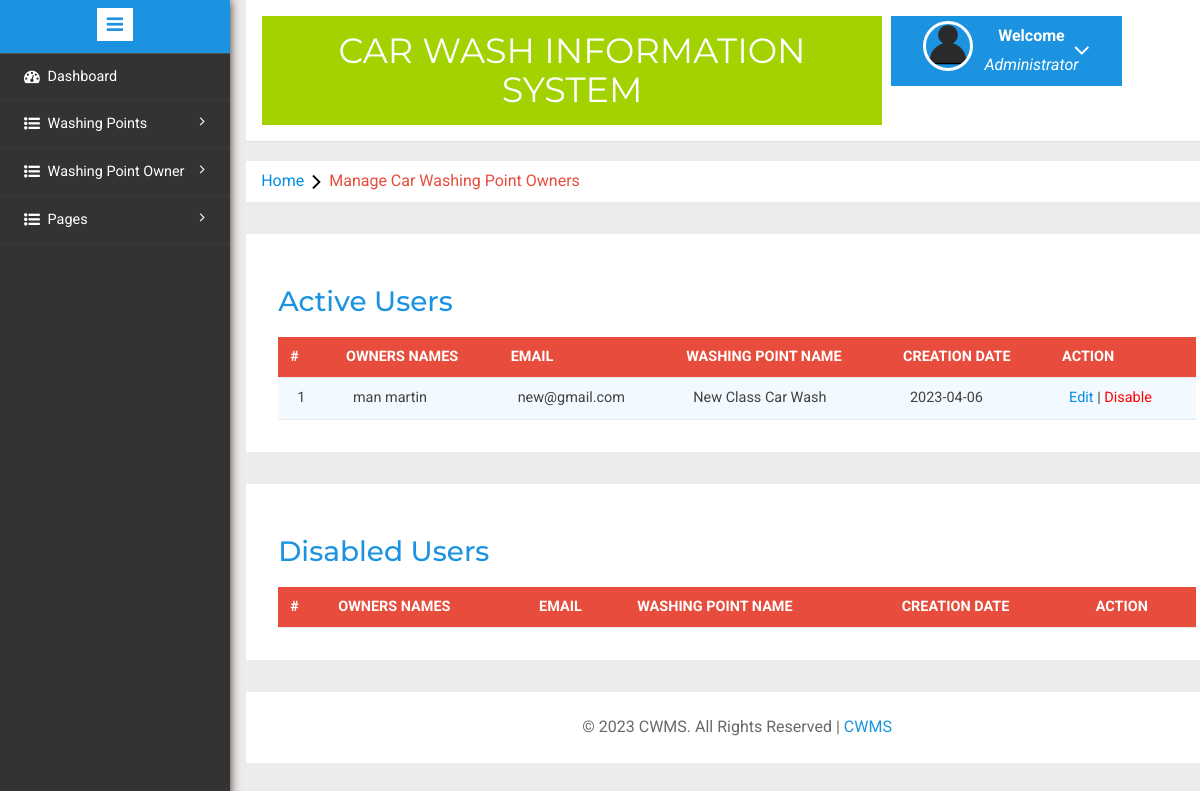
The app's page /owner/managecar-washingpoint-owner.php (signed in), older data.
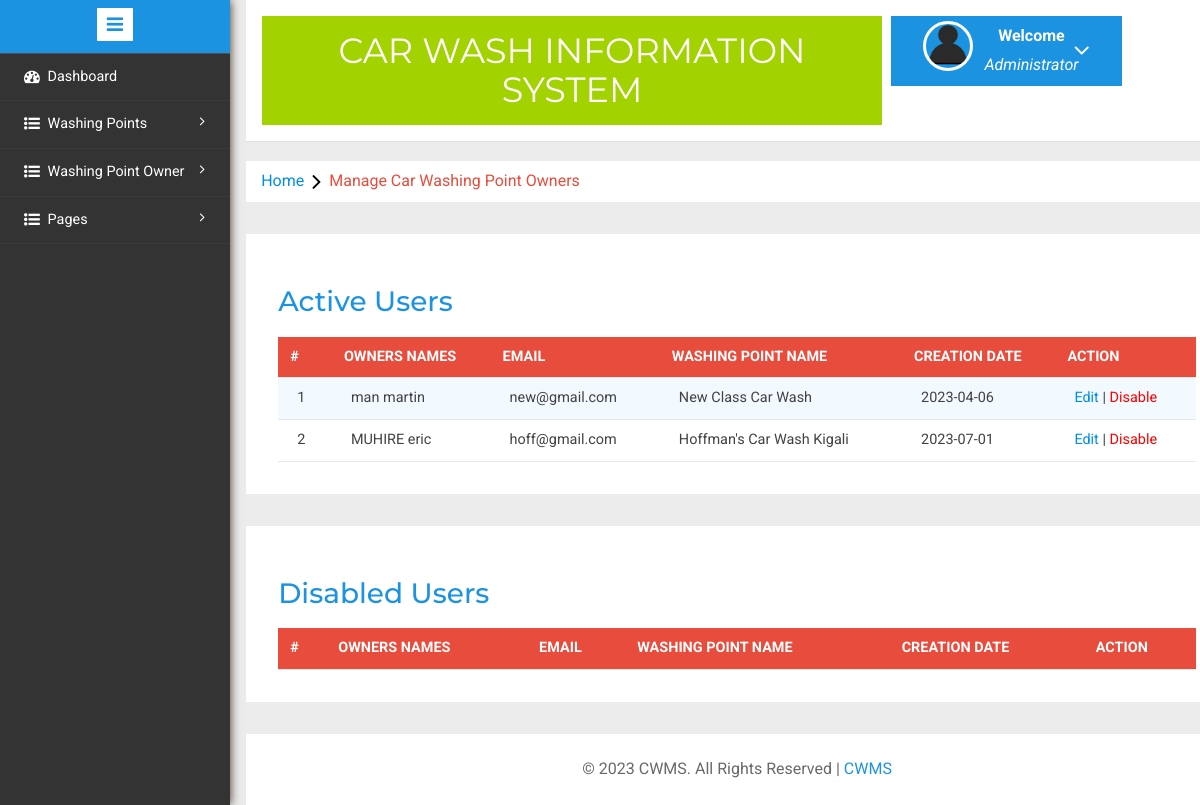
The same page, newer data.
### tables this page shows
CREATE TABLE `tblusers` (
  `id` int(11) NOT NULL,
  `names` varchar(100) NOT NULL,
  `username` varchar(20) NOT NULL,
  `password` varchar(50) NOT NULL,
  `email` varchar(100) NOT NULL,
  `carwash` varchar(50) NOT NULL,
  `is_active` int(6) NOT NULL DEFAULT 1,
  `created_on` date NOT NULL DEFAULT current_timestamp()
);

CREATE TABLE `tblwashingpoints` (
  `id` int(11) NOT NULL,
  `washingPointName` varchar(255) DEFAULT NULL,
  `washingPointAddress` varchar(255) DEFAULT NULL,
  `contactNumber` varchar(20) DEFAULT NULL,
  `capacity` int(5) NOT NULL,
  `is_active` int(6) NOT NULL DEFAULT 1,
  `creationDate` timestamp NOT NULL DEFAULT current_timestamp()
);

### owner/managecar-washingpoint-owner.php (the view, shortened to what the changed rows need)
<?php
include('includes/config.php');
if (strlen($_SESSION['alogin']) == 0) {
    header('location:index.php');
} else {
?>
    <!DOCTYPE HTML>
    <html>
    <head>
        <link href="css/bootstrap.min.css" rel='stylesheet' type='text/css' />
        <link href="css/style.css" rel='stylesheet' type='text/css' />
        <link rel="stylesheet" href="css/morris.css" type="text/css" />
        <link href="css/font-awesome.css" rel="stylesheet">
        <link rel="stylesheet" type="text/css" href="css/table-style.css" />
        <link rel="stylesheet" type="text/css" href="css/basictable.css" />
        <link rel="stylesheet" href="css/icon-font.min.css" type='text/css' />
    </head>
    <body>
        <div class="page-container">
            <div class="left-content">
                <div class="mother-grid-inner">
                    <?php include('includes/header.php'); ?>
                </div>
                <div class="agile-grids">
                    <div class="agile-tables">
                        <div class="w3l-table-info">
                            <h2>Active Users</h2>
                            <table id="table">
                                <thead>
                                    <tr>
                                        <th>#</th>
                                        <th>Owners Names</th>
                                        <th>Email</th>
                                        <th>Washing Point Name</th>
                                        <th>Creation Date</th>
                                        <th>Action</th>
                                    </tr>
                                </thead>
                                <tbody>
                                    <?php $sql = "SELECT * from tblusers where is_active=1";
                                    $query = $dbh->prepare($sql);
                                    $query->execute();
                                    $results = $query->fetchAll(PDO::FETCH_OBJ);
                                    $cnt = 1;
                                    if ($query->rowCount() > 0) {
                                        foreach ($results as $result) {                ?>
                                            <tr>
                                                <td><?php echo htmlentities($cnt); ?></td>
                                                <td><?php echo htmlentities($result->names); ?></td>
                                                <td><?php echo htmlentities($result->email); ?></td>
                                                <?php
                                                $cwsql = "SELECT * from tblwashingpoints where id='$result->carwash' and is_active=1";
                                                $cwquery = $dbh->prepare($cwsql);
                                                $cwquery->execute();
                                                $cwresults = $cwquery->fetchAll(PDO::FETCH_OBJ);
                                                $cnt = 1;
                                                if ($cwquery->rowCount() > 0) {
                                                    foreach ($cwresults as $cwresult) {                ?>
                                                        <td><?php echo htmlentities($cwresult->washingPointName); ?></td>
                                                <?php
                                                    }
                                                } ?>
                                                <td><?php echo htmlentities($result->created_on); ?></td>
                                                <td>
                                                    <a href="edit-owner.php?wpid=<?php echo htmlentities($result->id); ?>">Edit</a> | <a href="managecar-washingpoint-owner.php?rid=<?php echo htmlentities($result->id); ?>" style="color:red;" onClick="return confirm('Do you really want to dissable this user ?');">Disable</a>
                                                </td>
                                            </tr>
                                    <?php $cnt = $cnt + 1;
                                        }
                                    } ?>
                                </tbody>
                            </table>
                        </div>
                    </div>
                </div>
                <div class="agile-grids">
                    <div class="agile-tables">
                        <div class="w3l-table-info">
                            <h2>Disabled Users</h2>
                            <table id="table">
                                <thead>
                                    <tr>
                                        <th>#</th>
                                        <th>Owners Names</th>
                                        <th>Email</th>
                                        <th>Washing Point Name</th>
                                        <th>Creation Date</th>
                                        <th>Action</th>
                                    </tr>
                                </thead>
                            </table>
                        </div>
                    </div>
                </div>
            </div>
        </div>
    </body>
    </html>
<?php } ?>

Row changes from the older to the newer data that the page shows:
added tblusers: cnt "2", names "MUHIRE eric", email "hoff@gmail.com", created_on "2023-07-01"
now on this page (row unchanged): tblwashingpoints: washingPointName "Hoffman's Car Wash Kigali", shown under "2"
